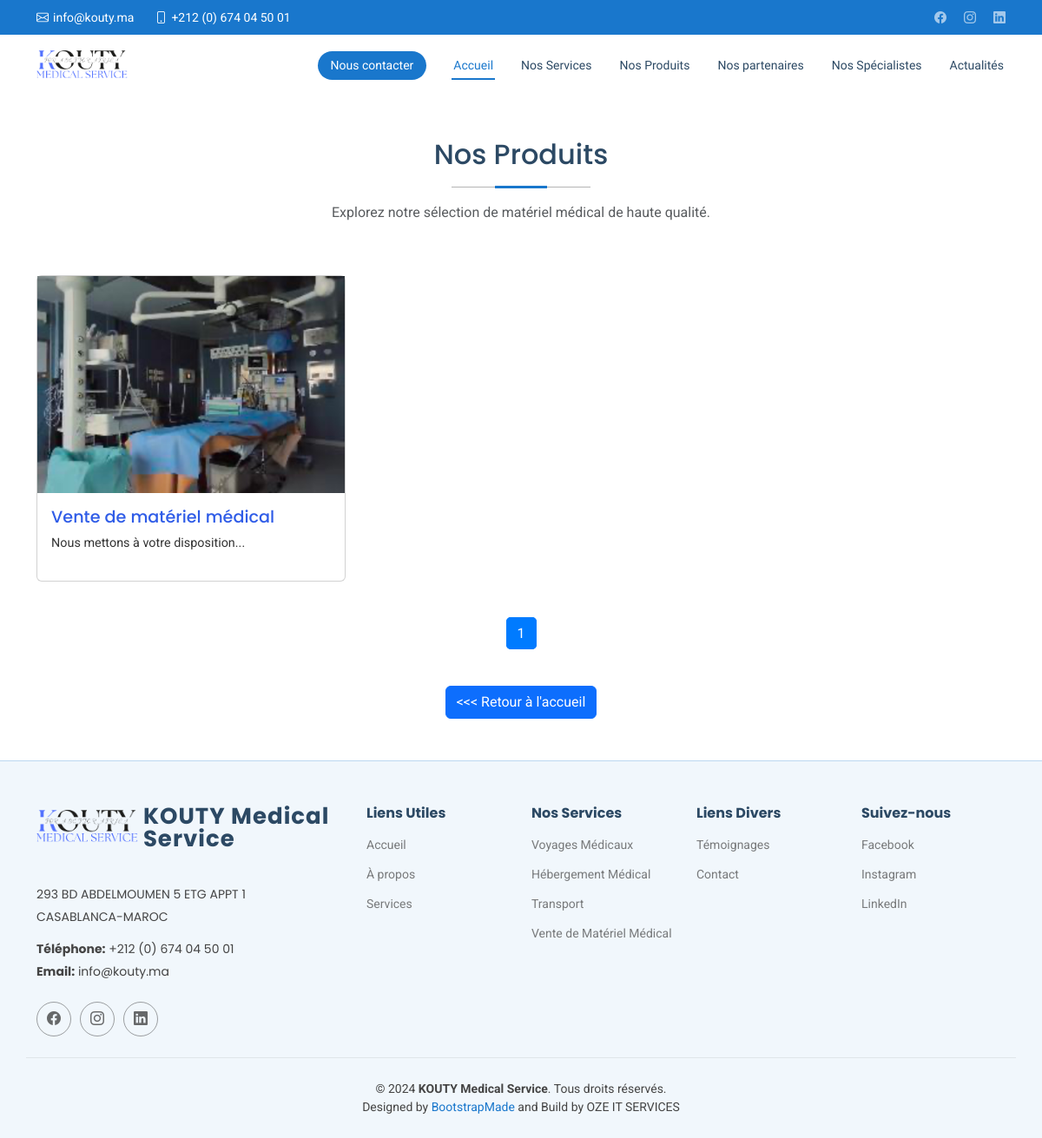
The app's page /produit/, older data.
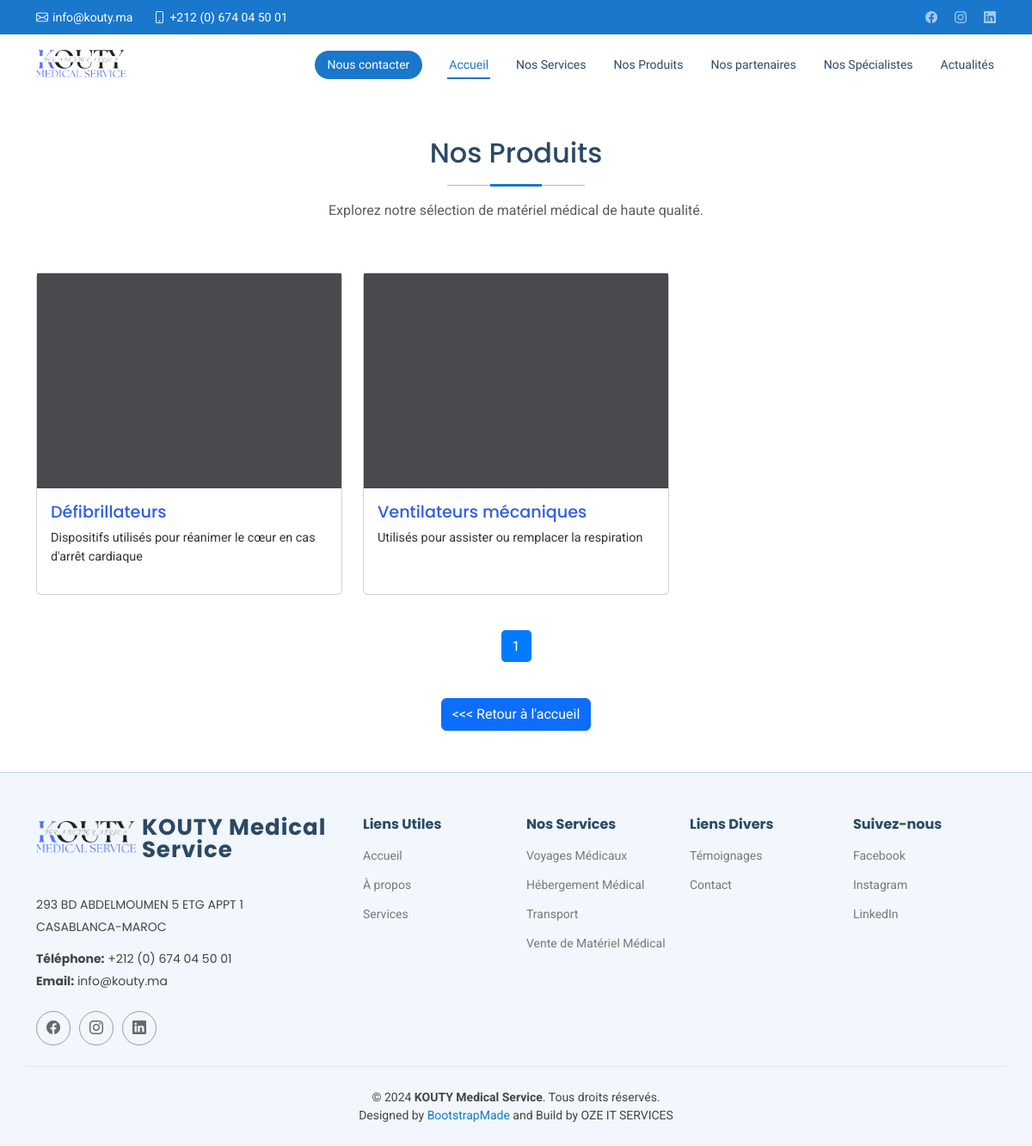
The same page, newer data.
### kouty/models.py (models this page shows, shortened)
class Produit(models.Model):
    id = models.AutoField(primary_key=True)
    titre = models.CharField(max_length=100)
    description = models.TextField()
    image = models.ImageField(upload_to='Produit/', blank=True, null=True)

### koutyUsers/views.py (the view)
# urls.py: path('produit/', views.produit, name='produit'),
def produit(request):
    produit_list = Produit.objects.all()  # Trie les mentions par date de publication, la plus récente en premier
    paginator = Paginator(produit_list, 6)  # Nombre de mentions par page, ici 6
    page_number = request.GET.get('page')  # Récupère le numéro de la page actuelle
    produits = paginator.get_page(page_number)  # Obtient les mentions de la page demandée
    return render(request, 'productPage.html', {'produits': produits})

### templates/productPage.html (shortened to what this page needs)
{% extends 'base.html' %}
{% load static %}
{% block content %}
    <section id="recent-products" class="recent-products section py-5">
        <div class="container section-title" data-aos="fade-up">
            <h2 class="text-center mb-3">Nos Produits</h2>
            <p class="text-center text-muted">Explorez notre sélection de matériel médical de haute qualité.</p>
        </div>
        <div class="container">
            <div class="row g-4">
                {% for produit in produits %}
                    <div class="col-xl-4 col-md-6" data-aos="fade-up" data-aos-delay="{{ forloop.counter0|add:100 }}">
                        <div class="card product-card">
                            <div class="product-img">
                                {% if produit.image %}
                                    <img src="{{ produit.image.url }}" alt="Image de {{ produit.titre }}">
                                {% else %}
                                    <img src="{% static '/img/kouty.png' %}" alt="Image par défaut">
                                {% endif %}
                            </div>
                            <div class="card-body product-content">
                                <h2 class="product-title">{{ produit.titre }}</h2>
                                <p class="product-description">{{ produit.description }}</p>
                            </div>
                        </div>
                    </div>
                {% endfor %}
            </div>
            <nav aria-label="Page navigation" class="mt-5">
                <ul class="pagination justify-content-center">
                    {% for page_num in produits.paginator.page_range %}
                        <li>
                            <a class="pagination-link {% if produits.number == page_num %}active{% endif %}" href="?page={{ page_num }}">{{ page_num }}</a>
                        </li>
                    {% endfor %}
                </ul>
            </nav>
            <div class="text-center mt-5">
                <a href="{% url 'koutyUsers:index' %}" class="btn btn-primary">
                    <<< Retour à l'accueil
                </a>
            </div>
        </div>
    </section>
{% endblock %}

Row changes from the older to the newer data that the page shows:
removed Produit: image (picture), titre "Vente de matériel médical", description "Nous mettons à votre disposition..."
added Produit: image (picture), titre "Défibrillateurs", description "Dispositifs utilisés pour réanimer le cœur en cas d'arrêt cardiaque"
added Produit: image (picture), titre "Ventilateurs mécaniques", description "Utilisés pour assister ou remplacer la respiration"
